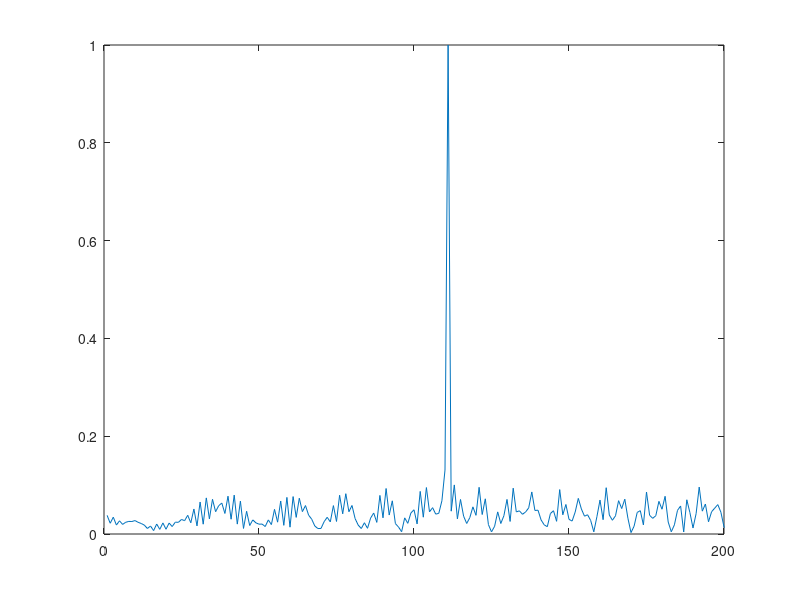

Write MATLAB code to recreate this figure.
% SFND Radar Generation and Detection (using MATLAB)

clear all
clc;

%% Radar Specifications 
%%%%%%%%%%%%%%%%%%%%%%%%%%%%%%%%%%%
% Frequency of operation = 77 GHz
% Max Range = 200 m
% Range Resolution = 1 m
% Max Velocity = 100 m/s
%
% Speed of light = 3e8 % m/s
%%%%%%%%%%%%%%%%%%%%%%%%%%%%%%%%%%%


%% User Defined Range and Velocity of target
% *%TODO* :
% define the target's initial position and velocity. 
% Note : Velocity remains contant

R = 110;    % target's initial position
v = 20;     % target's initial velocity

%% FMCW Waveform Generation

% *%TODO* :
% Design the FMCW waveform by giving the specs of each of its parameters.
% Calculate the Bandwidth (B), Chirp Time (Tchirp) and Slope (slope) of the FMCW
% chirp using the requirements above.

% Bandwith for each chirp for a given resolution
c = 3e8;    % speed of light [m/s]
d_res = 1;  % range resolution [m]
B = c/(2*d_res);

% Sweep time for each chirp is defined with the rule by 5.5 times of round
% trip time for Maximum Range
R_max = 200;    % maximum range [m]
Tchirp = 5.5*2*(R_max)/c;
slope = B / Tchirp;

% Operating carrier frequency of Radar 
fc = 77e9;                  % carrier freq
                                                
% The number of chirps in one sequence. 
% Its ideal to have 2^ value for the ease of running the FFT
% for Doppler Estimation. 

%The number of samples on each chirp.
Nr = 1024;                  % for length of time OR # of range cells
Nd = 128;                   % #of doppler cells OR #of sent periods % number of chirps

% Timestamp for running the displacement scenario for every sample on each
% chirp
t = linspace(0,Nd*Tchirp,Nr*Nd); %total time for samples

%Creating the vectors for Tx, Rx and Mix based on the total samples input.
Tx = zeros(1,length(t));    % transmitted signal
Rx = zeros(1,length(t));    % received signal
Mix = zeros(1,length(t));   % beat signal

%Similar vectors for range_covered and time delay.
r_t = zeros(1,length(t));
td = zeros(1,length(t));

%% Signal generation and Moving Target simulation
% Running the radar scenario over the time. 

% Initial target range position
for i=1:length(t)
    % *%TODO* :
    % For each time stamp update the Range of the Target 
    % for constant velocity. 
    r_t(i) = R + v*t(i);
    td(i) = (2*r_t(i))/c;
    
    % *%TODO* :
    % For each time sample we need update the transmitted and
    % received signal. 
    Tx(i)   = cos(2*pi*(fc*t(i)+ (slope*t(i)^2)/2));
    Rx(i)   = cos(2*pi*(fc*(t(i)-td(i))+ (slope*(t(i)-td(i))^2)/2));
end
% *%TODO* :
% Now by mixing the Transmit and Receive generate the beat signal
% This is done by element wise matrix multiplication of Transmit and
% Receiver Signal
Mix = Tx.*Rx;

%% RANGE MEASUREMENT


 % *%TODO* :
% reshape the vector into Nr*Nd array. Nr and Nd here would also define 
% the size of Range and Doppler FFT respectively.
Mix = reshape(Mix,[Nr,Nd]);

 % *%TODO* :
% run the FFT on the beat signal along the range bins dimension (Nr) and
% normalize.
Y = fft(Mix,[],1); % Y = fft(Mix,Nr);
P = Y./max(Y);

 % *%TODO* :
% Take the absolute value of FFT output
P2 = abs(P);

 % *%TODO* :
% Output of FFT is double sided signal, but we are interested in only one side of the spectrum.
% Hence we throw out half of the samples.
P1 = P2(1:Nr/2+1);

%plotting the range
figure ('Name','Range from First FFT')

 % *%TODO* :
 % plot FFT output 
plot(P1) 
axis ([0 200 0 1]);

% %% RANGE DOPPLER RESPONSE
% % The 2D FFT implementation is already provided here. This will run a 2DFFT
% % on the mixed signal (beat signal) output and generate a range doppler
% % map.You will implement CFAR on the generated RDM
% 
% 
% % Range Doppler Map Generation.
% 
% % The output of the 2D FFT is an image that has reponse in the range and
% % doppler FFT bins. So, it is important to convert the axis from bin sizes
% % to range and doppler based on their Max values.
% 
% Mix = reshape(Mix,[Nr,Nd]);
% 
% % 2D FFT using the FFT size for both dimensions.
% sig_fft2 = fft2(Mix,Nr,Nd);
% 
% % Taking just one side of signal from Range dimension.
% sig_fft2 = sig_fft2(1:Nr/2,1:Nd);
% sig_fft2 = fftshift (sig_fft2);
% RDM = abs(sig_fft2);
% RDM = 10*log10(RDM) ;
% 
% %use the surf function to plot the output of 2DFFT and to show axis in both
% %dimensions
% doppler_axis = linspace(-100,100,Nd);
% range_axis = linspace(-200,200,Nr/2)*((Nr/2)/400);
% figure,surf(doppler_axis,range_axis,RDM);
% 
% %% CFAR implementation
% 
% %Slide Window through the complete Range Doppler Map
% 
% % *%TODO* :
% %Select the number of Training Cells in both the dimensions.
% 
% % *%TODO* :
% %Select the number of Guard Cells in both dimensions around the Cell under 
% %test (CUT) for accurate estimation
% 
% % *%TODO* :
% % offset the threshold by SNR value in dB
% 
% % *%TODO* :
% %Create a vector to store noise_level for each iteration on training cells
% noise_level = zeros(1,1);
% 
% 
% % *%TODO* :
% %design a loop such that it slides the CUT across range doppler map by
% %giving margins at the edges for Training and Guard Cells.
% %For every iteration sum the signal level within all the training
% %cells. To sum convert the value from logarithmic to linear using db2pow
% %function. Average the summed values for all of the training
% %cells used. After averaging convert it back to logarithimic using pow2db.
% %Further add the offset to it to determine the threshold. Next, compare the
% %signal under CUT with this threshold. If the CUT level > threshold assign
% %it a value of 1, else equate it to 0.
% 
% 
%    % Use RDM[x,y] as the matrix from the output of 2D FFT for implementing
%    % CFAR
% 
% 
% 
% 
% 
% % *%TODO* :
% % The process above will generate a thresholded block, which is smaller 
% %than the Range Doppler Map as the CUT cannot be located at the edges of
% %matrix. Hence,few cells will not be thresholded. To keep the map size same
% % set those values to 0. 
%  
% 
% 
% 
% 
% 
% 
% 
% 
% % *%TODO* :
% %display the CFAR output using the Surf function like we did for Range
% %Doppler Response output.
% figure,surf(doppler_axis,range_axis,'replace this with output');
% colorbar;
% 
% 
%  
%  